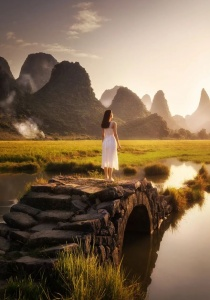
#> input picture 模式识别/模式识别课程第二次作业_修改版/作业二/data/scenery.jpg, 210 x 300 px, found by its file name
$ python main_b.py
#> lines starting #> are read from the running program, lines starting #| are printed output that depends on the picture
import numpy as np
from PIL import Image
import matplotlib.pyplot as plt

# 定义 PCA 函数
def my_pca(X, n_components):
    # 数据标准化
    X_std = X - np.mean(X, axis=0)

    # 计算协方差矩阵
    cov_matrix = np.cov(X_std, rowvar=False)

    # SVD 分解
    _, _, Vt = np.linalg.svd(cov_matrix)

    # 选择主成分
    components = Vt[:n_components]

    # 数据投影
    projected_data = np.dot(X_std, components.T)

    return projected_data, components

# 计算峰值信噪比（PSNR）
def calculate_psnr(original, reconstructed, channelwise=False):
    if channelwise:
        psnrs = []
        for channel in range(original.shape[-1]):
            mse_channel = np.mean((original[:, :, channel] - reconstructed[:, :, channel]) ** 2)
            max_pixel = 255  # 对于8位图像，最大像素值为255
            psnr_channel = 10 * np.log10((max_pixel ** 2) / mse_channel)
            psnrs.append(psnr_channel)
        return np.mean(psnrs)
    else:
        mse = np.mean((original - reconstructed) ** 2)
        max_pixel = 255  # 对于8位图像，最大像素值为255
        psnr = 10 * np.log10((max_pixel ** 2) / mse)
        return psnr

# 加载 lena.png 彩色图像
lena_image = Image.open('作业二/data/scenery.jpg')
#> lena_image is the input picture: PIL image 210x300 RGB; mean R, G, B 128.6, 106.5, 82
lena_data = np.array(lena_image)

# 显示原始图像
plt.imshow(lena_data.astype('uint8'))
plt.axis('off')
plt.title('Original Lena Image')
plt.show()

# 压缩和重建 Lena 图像
compress_dimensions = [10, 50, 100, 150]
for dim in compress_dimensions:
    # 提取 RGB 通道数据并分别进行 PCA 压缩和重建
    reconstructed_channels = []
    for channel in range(3):
        channel_data = lena_data[:, :, channel]
        projected_data, components = my_pca(channel_data, dim)
        reconstructed_channel = np.dot(projected_data, components)
        reconstructed_channel = reconstructed_channel + np.mean(channel_data, axis=0)
        reconstructed_channels.append(reconstructed_channel)

    # 将三个通道的数据合并为重建的彩色图像
    reconstructed_image = np.stack(reconstructed_channels, axis=-1)

    # 计算整体图像的PSNR（按通道分别计算）
    psnr = calculate_psnr(lena_data, reconstructed_image, channelwise=True)
    print(f'Average PSNR for {dim} components: {psnr:.2f} dB')

    # 将重建后的 Lena 图像保存为文件
    reconstructed_image = Image.fromarray(reconstructed_image.astype('uint8'))
    #reconstructed_image.save(f'results/recovered_lena_top_{dim}.jpg')

    # 显示重建图像
    plt.imshow(reconstructed_image)
    plt.axis('off')
    plt.title(f'Reconstructed Lena Image (Top {dim} Components)\nAverage PSNR: {psnr:.2f} dB')
    plt.show()
#> this loop made 4 passes
#> psnr on passes 1 to 4: 25.39, 34.68, 41.7, 49.89
#| Average PSNR for 10 components: 25.39 dB
#| Average PSNR for 50 components: 34.68 dB
#| Average PSNR for 100 components: 41.70 dB
#| Average PSNR for 150 components: 49.89 dB
#> pass 1, `reconstructed_image = Image.fromarray(reconstructed_image.astype('uint..`:
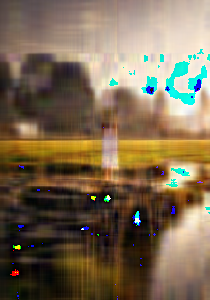
#> reconstructed_image: PIL image 210x300 RGB; mean R, G, B 123.2, 106.1, 82.5
#> after the loop:
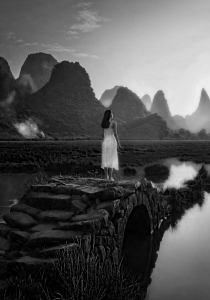
#> channel_data: shape (300, 210); min 0, max 241, mean 82
#> after the loop:
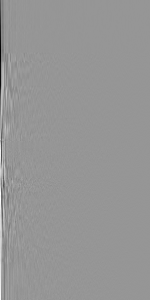
#> projected_data: shape (300, 150) float64; min -1206.1, max 843.1, mean 0; drawn with min black and max white
